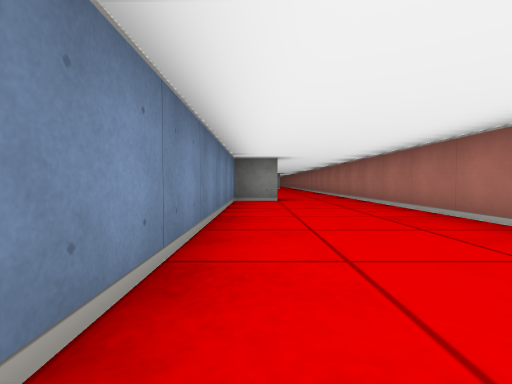
view 1 (above)

17 first-person views from a walk through a cub3D ray-caster map. The camera is about half as high as the walls, tilts 2° down and sees 85° across. The floor is counted in squares. Each view is taken from the middle of a square. On the plan, view 1 faces up. The plan holds only what a view shows up to about 9 squares ahead; the rest is blank.

view 2
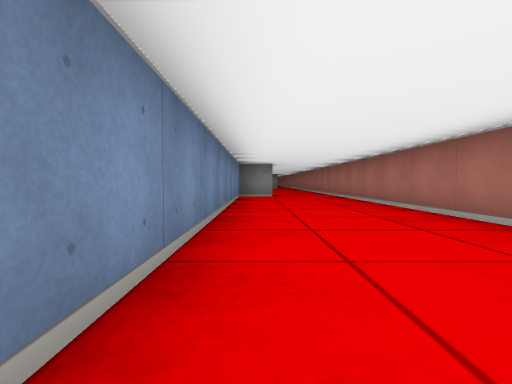

view 3
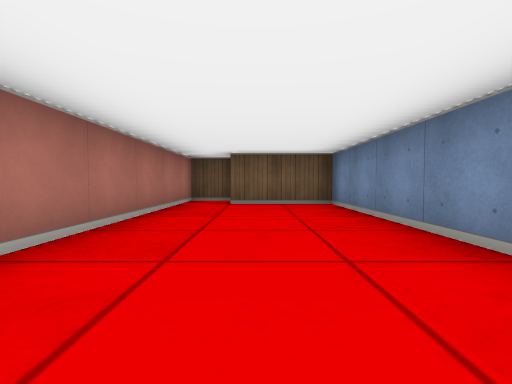

view 4
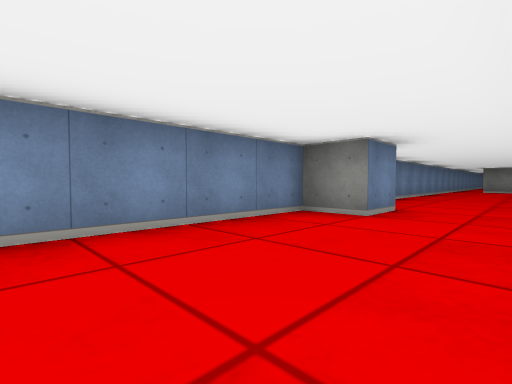

view 5
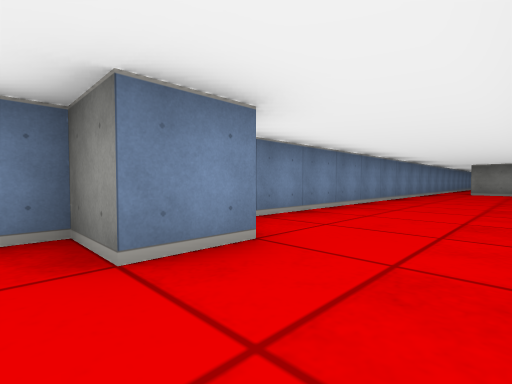

view 6
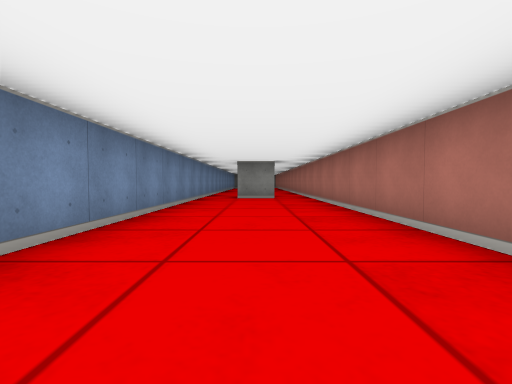

view 7
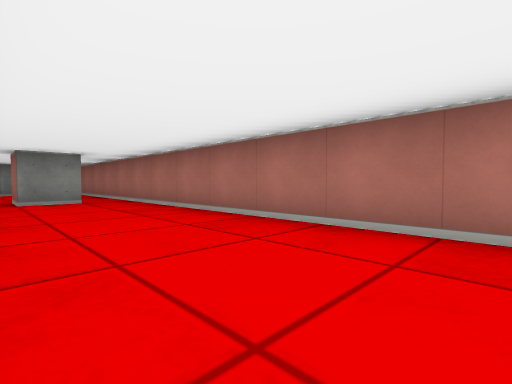

view 8
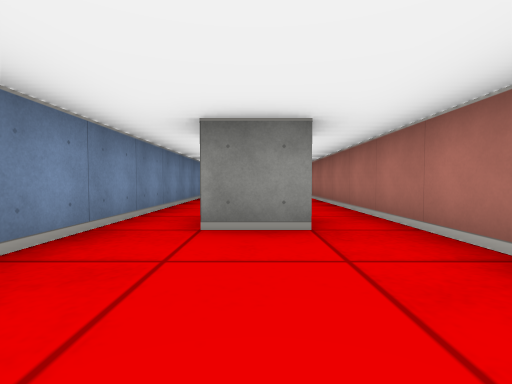

view 9
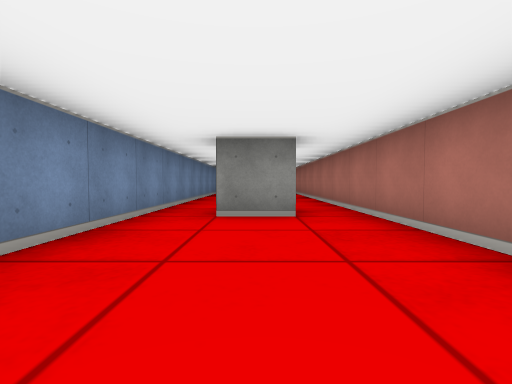

view 10
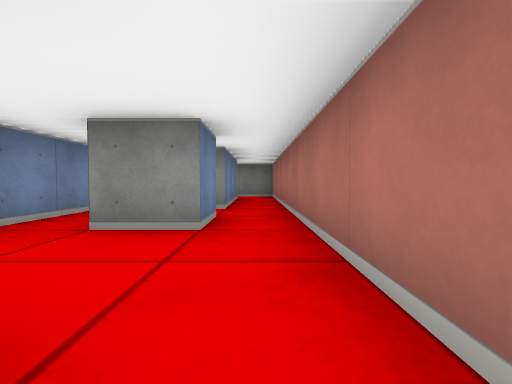

view 11
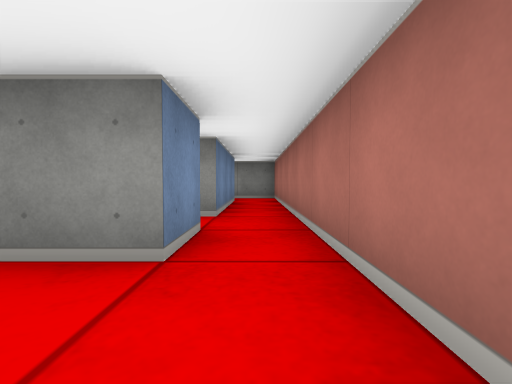

view 12
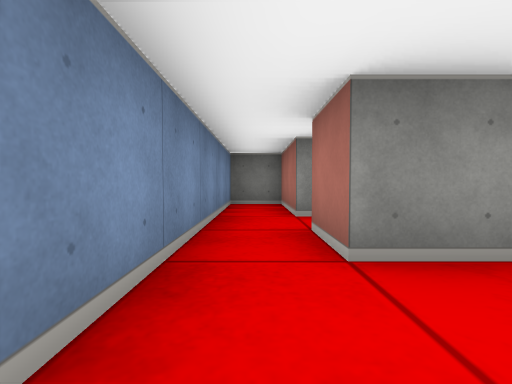

view 13
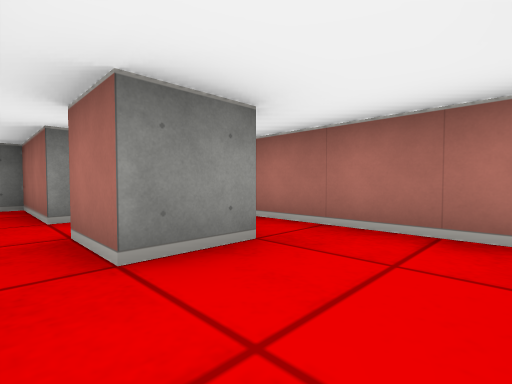

view 14
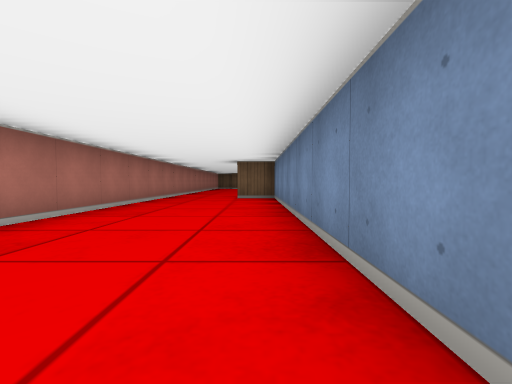

view 15
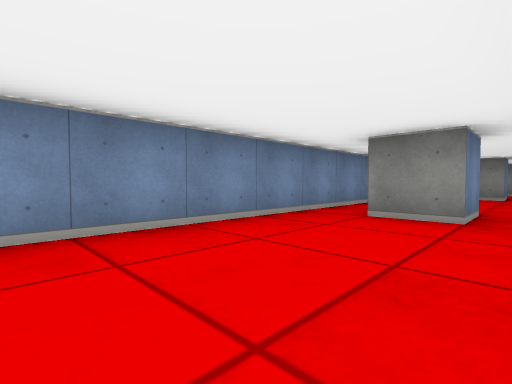

view 16
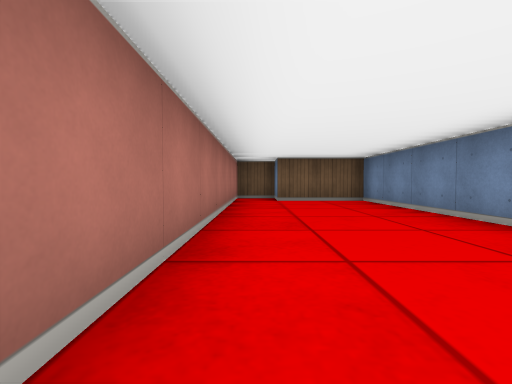

view 17
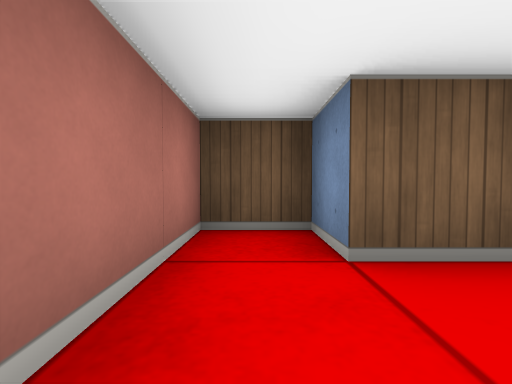

### Floor plan
Points are (right, up) in squares from view 1. A wall is a line through its corners. A room is listed if a view was taken in it or the views show most of it. See-through windows are left out.
Room 1 (views 1, 2, 3, 4, 5, 6, 7, 8, 9, 10, 11, 12, 13, 14, 15, 16, 17)
walls: (1.5, 18.5) (1.5, 17.5) (0.5, 17.5) (0.5, 18.5); (1.5, 23.5) (1.5, 22.5) (0.5, 22.5); (1.5, 26.5) (1.5, 25.5) (0.5, 25.5) (0.5, 26.5); (1.5, 30.5) (1.5, 27.5) (0.5, 27.5) (0.5, 29.5) (-0.5, 29.5) (-0.5, 7.5) (0.5, 7.5) (0.5, 6.5) (-0.5, 6.5) (-0.5, -2.5) (1.5, -2.5) (1.5, -3.5) (2.5, -3.5) (2.5, 31.5) (1.4, 31.5)

Positions as (right, up) in squares from view 1, and headings:
1: (0, 0), facing up
2: (0, -2), facing up
3: (1, 3), facing down
4: (2, 3), facing up-left
5: (2, 6), facing up-left
6: (1, 10), facing up
7: (0, 11), facing up-right
8: (1, 15), facing up
9: (1, 19), facing up
10: (2, 23), facing up
11: (2, 24), facing up
12: (0, 24), facing up
13: (0, 24), facing up-right
14: (0, 15), facing down
15: (2, 14), facing up-left
16: (2, 4), facing down
17: (2, -1), facing down
